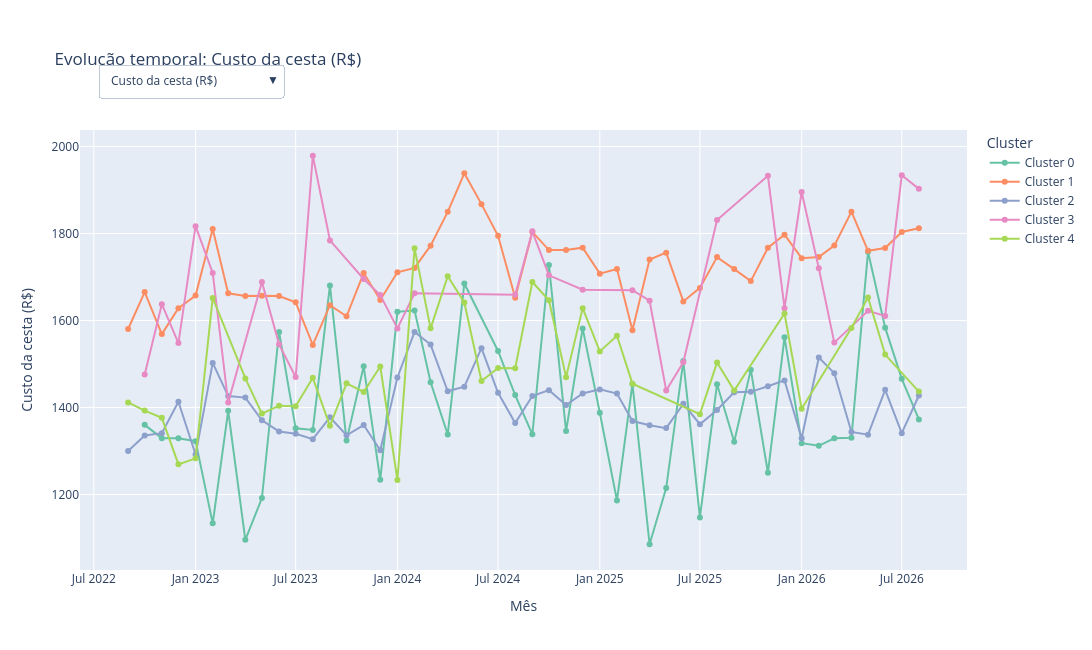

Notebook code cell kept with this figure:
### Code cell
# Evolução temporal: média mensal de cada feature dentro de cada cluster.
cluster_time = (
    gold_model.with_columns(pl.Series("cluster", labels))
    .group_by(["reference_month", "cluster"])
    .agg([pl.col(feature).mean().alias(feature) for feature in FEATURE_COLUMNS])
    .sort(["reference_month", "cluster"])
)


def time_series_for(feature):
    return [
        cluster_time.filter(pl.col("cluster") == cluster)
        for cluster in range(model_config.n_clusters)
    ]


initial_feature = "basket_cost"
initial_series = time_series_for(initial_feature)
fig_feature_time = go.Figure()
for cluster, data in enumerate(initial_series):
    fig_feature_time.add_trace(
        go.Scatter(
            x=data["reference_month"].to_list(),
            y=data[initial_feature].to_list(),
            mode="lines+markers",
            name=f"Cluster {cluster}",
            line={"color": palette[cluster % len(palette)]},
            hovertemplate=f"Cluster {cluster}<br>%{{x}}<br>%{{y:.3f}}<extra></extra>",
        )
    )
feature_buttons = []
for feature in FEATURE_COLUMNS:
    series = time_series_for(feature)
    feature_buttons.append(
        {
            "label": feature_labels[feature],
            "method": "update",
            "args": [
                {
                    "x": [data["reference_month"].to_list() for data in series],
                    "y": [data[feature].to_list() for data in series],
                },
                {
                    "title": f"Evolução temporal: {feature_labels[feature]}",
                    "yaxis": {"title": feature_labels[feature]},
                },
            ],
        }
    )
fig_feature_time.update_layout(
    title=f"Evolução temporal: {feature_labels[initial_feature]}",
    xaxis_title="Mês",
    yaxis_title=feature_labels[initial_feature],
    height=650,
    width=1200,
    updatemenus=[
        {
            "buttons": feature_buttons,
            "direction": "down",
            "x": 0.02,
            "y": 1.15,
            "xanchor": "left",
            "yanchor": "top",
            "showactive": True,
        }
    ],
    margin={"t": 130},
    legend={"title": "Cluster"},
)
fig_feature_time.show()

### Figure 1 — Plotly figure (JSON) as saved in the notebook; plotly's stock layout.template omitted (floating-point values rounded to 4 significant figures; data arrays with more than 128 entries replaced by an {"elided": "..."} marker saying what was removed)
{"data": [{"hovertemplate": "Cluster 0<br>%{x}<br>%{y:.3f}<extra></extra>", "line": {"color": "rgb(102,194,165)"}, "mode": "lines+markers", "name": "Cluster 0", "type": "scatter", "x": ["2022-10-01", "2022-11-01", "2022-12-01", "2023-01-01", "2023-02-01", "2023-03-01", "2023-04-01", "2023-05-01", "2023-06-01", "2023-07-01", "2023-08-01", "2023-09-01", "2023-10-01", "2023-11-01", "2023-12-01", "2024-01-01", "2024-02-01", "2024-03-01", "2024-04-01", "2024-05-01", "2024-07-01", "2024-08-01", "2024-09-01", "2024-10-01", "2024-11-01", "2024-12-01", "2025-01-01", "2025-02-01", "2025-03-01", "2025-04-01", "2025-05-01", "2025-06-01", "2025-07-01", "2025-08-01", "2025-09-01", "2025-10-01", "2025-11-01", "2025-12-01", "2026-01-01", "2026-02-01", "2026-03-01", "2026-04-01", "2026-05-01", "2026-06-01", "2026-07-01", "2026-08-01"], "y": [1360.0, 1330.0, 1329.0, 1323.0, 1134.0, 1392.0, 1096.0, 1192.0, 1574.0, 1352.0, 1348.0, 1681.0, 1324.0, 1495.0, 1234.0, 1620.0, 1623.0, 1458.0, 1338.0, 1685.0, 1530.0, 1429.0, 1339.0, 1728.0, 1346.0, 1582.0, 1388.0, 1186.0, 1454.0, 1086.0, 1215.0, 1507.0, 1147.0, 1454.0, 1321.0, 1487.0, 1250.0, 1561.0, 1318.0, 1312.0, 1329.0, 1330.0, 1758.0, 1584.0, 1466.0, 1373.0]}, {"hovertemplate": "Cluster 1<br>%{x}<br>%{y:.3f}<extra></extra>", "line": {"color": "rgb(252,141,98)"}, "mode": "lines+markers", "name": "Cluster 1", "type": "scatter", "x": ["2022-09-01", "2022-10-01", "2022-11-01", "2022-12-01", "2023-01-01", "2023-02-01", "2023-03-01", "2023-04-01", "2023-05-01", "2023-06-01", "2023-07-01", "2023-08-01", "2023-09-01", "2023-10-01", "2023-11-01", "2023-12-01", "2024-01-01", "2024-02-01", "2024-03-01", "2024-04-01", "2024-05-01", "2024-06-01", "2024-07-01", "2024-08-01", "2024-09-01", "2024-10-01", "2024-11-01", "2024-12-01", "2025-01-01", "2025-02-01", "2025-03-01", "2025-04-01", "2025-05-01", "2025-06-01", "2025-07-01", "2025-08-01", "2025-09-01", "2025-10-01", "2025-11-01", "2025-12-01", "2026-01-01", "2026-02-01", "2026-03-01", "2026-04-01", "2026-05-01", "2026-06-01", "2026-07-01", "2026-08-01"], "y": [1581.0, 1665.0, 1569.0, 1628.0, 1657.0, 1810.0, 1662.0, 1657.0, 1657.0, 1657.0, 1642.0, 1544.0, 1635.0, 1610.0, 1709.0, 1647.0, 1711.0, 1721.0, 1772.0, 1850.0, 1938.0, 1868.0, 1795.0, 1652.0, 1804.0, 1762.0, 1762.0, 1767.0, 1708.0, 1718.0, 1578.0, 1740.0, 1756.0, 1644.0, 1675.0, 1746.0, 1718.0, 1691.0, 1767.0, 1797.0, 1743.0, 1746.0, 1772.0, 1850.0, 1760.0, 1767.0, 1804.0, 1812.0]}, {"hovertemplate": "Cluster 2<br>%{x}<br>%{y:.3f}<extra></extra>", "line": {"color": "rgb(141,160,203)"}, "mode": "lines+markers", "name": "Cluster 2", "type": "scatter", "x": ["2022-09-01", "2022-10-01", "2022-11-01", "2022-12-01", "2023-01-01", "2023-02-01", "2023-03-01", "2023-04-01", "2023-05-01", "2023-06-01", "2023-07-01", "2023-08-01", "2023-09-01", "2023-10-01", "2023-11-01", "2023-12-01", "2024-01-01", "2024-02-01", "2024-03-01", "2024-04-01", "2024-05-01", "2024-06-01", "2024-07-01", "2024-08-01", "2024-09-01", "2024-10-01", "2024-11-01", "2024-12-01", "2025-01-01", "2025-02-01", "2025-03-01", "2025-04-01", "2025-05-01", "2025-06-01", "2025-07-01", "2025-08-01", "2025-09-01", "2025-10-01", "2025-11-01", "2025-12-01", "2026-01-01", "2026-02-01", "2026-03-01", "2026-04-01", "2026-05-01", "2026-06-01", "2026-07-01", "2026-08-01"], "y": [1300.0, 1336.0, 1341.0, 1413.0, 1292.0, 1503.0, 1426.0, 1423.0, 1371.0, 1345.0, 1340.0, 1327.0, 1377.0, 1336.0, 1360.0, 1302.0, 1469.0, 1574.0, 1545.0, 1437.0, 1448.0, 1537.0, 1434.0, 1364.0, 1426.0, 1440.0, 1406.0, 1432.0, 1442.0, 1432.0, 1369.0, 1359.0, 1353.0, 1409.0, 1362.0, 1394.0, 1435.0, 1436.0, 1449.0, 1462.0, 1329.0, 1515.0, 1479.0, 1344.0, 1338.0, 1441.0, 1341.0, 1428.0]}, {"hovertemplate": "Cluster 3<br>%{x}<br>%{y:.3f}<extra></extra>", "line": {"color": "rgb(231,138,195)"}, "mode": "lines+markers", "name": "Cluster 3", "type": "scatter", "x": ["2022-10-01", "2022-11-01", "2022-12-01", "2023-01-01", "2023-02-01", "2023-03-01", "2023-05-01", "2023-06-01", "2023-07-01", "2023-08-01", "2023-09-01", "2023-11-01", "2023-12-01", "2024-01-01", "2024-02-01", "2024-08-01", "2024-09-01", "2024-10-01", "2024-12-01", "2025-03-01", "2025-04-01", "2025-05-01", "2025-06-01", "2025-08-01", "2025-11-01", "2025-12-01", "2026-01-01", "2026-02-01", "2026-03-01", "2026-05-01", "2026-06-01", "2026-07-01", "2026-08-01"], "y": [1476.0, 1638.0, 1548.0, 1817.0, 1710.0, 1412.0, 1688.0, 1545.0, 1470.0, 1979.0, 1784.0, 1696.0, 1659.0, 1582.0, 1663.0, 1659.0, 1805.0, 1704.0, 1671.0, 1670.0, 1646.0, 1439.0, 1504.0, 1831.0, 1933.0, 1628.0, 1895.0, 1720.0, 1549.0, 1622.0, 1611.0, 1934.0, 1903.0]}, {"hovertemplate": "Cluster 4<br>%{x}<br>%{y:.3f}<extra></extra>", "line": {"color": "rgb(166,216,84)"}, "mode": "lines+markers", "name": "Cluster 4", "type": "scatter", "x": ["2022-09-01", "2022-10-01", "2022-11-01", "2022-12-01", "2023-01-01", "2023-02-01", "2023-04-01", "2023-05-01", "2023-06-01", "2023-07-01", "2023-08-01", "2023-09-01", "2023-10-01", "2023-11-01", "2023-12-01", "2024-01-01", "2024-02-01", "2024-03-01", "2024-04-01", "2024-05-01", "2024-06-01", "2024-07-01", "2024-08-01", "2024-09-01", "2024-10-01", "2024-11-01", "2024-12-01", "2025-01-01", "2025-02-01", "2025-03-01", "2025-07-01", "2025-08-01", "2025-09-01", "2025-12-01", "2026-01-01", "2026-04-01", "2026-05-01", "2026-06-01", "2026-08-01"], "y": [1412.0, 1393.0, 1376.0, 1269.0, 1283.0, 1652.0, 1467.0, 1386.0, 1404.0, 1403.0, 1468.0, 1358.0, 1456.0, 1436.0, 1494.0, 1233.0, 1766.0, 1582.0, 1702.0, 1642.0, 1461.0, 1491.0, 1490.0, 1689.0, 1646.0, 1470.0, 1629.0, 1529.0, 1565.0, 1455.0, 1385.0, 1503.0, 1439.0, 1616.0, 1397.0, 1583.0, 1653.0, 1522.0, 1437.0]}], "layout": {"height": 650, "legend": {"title": {"text": "Cluster"}}, "margin": {"t": 130}, "title": {"text": "Evolução temporal: Custo da cesta (R$)"}, "updatemenus": [{"buttons": [{"args": [{"x": {"elided": "5 rows, 214 str values in total"}, "y": {"elided": "5 rows, 214 float values in total"}}, {"title": "Evolução temporal: Custo da cesta (R$)", "yaxis": {"title": "Custo da cesta (R$)"}}], "label": "Custo da cesta (R$)", "method": "update"}, {"args": [{"x": {"elided": "5 rows, 214 str values in total"}, "y": {"elided": "5 rows, 214 float values in total"}}, {"title": "Evolução temporal: Custo versus mercado (%)", "yaxis": {"title": "Custo versus mercado (%)"}}], "label": "Custo versus mercado (%)", "method": "update"}, {"args": [{"x": {"elided": "5 rows, 214 str values in total"}, "y": {"elided": "5 rows, 214 float values in total"}}, {"title": "Evolução temporal: Variação mensal", "yaxis": {"title": "Variação mensal"}}], "label": "Variação mensal", "method": "update"}, {"args": [{"x": {"elided": "5 rows, 214 str values in total"}, "y": {"elided": "5 rows, 214 float values in total"}}, {"title": "Evolução temporal: Preço relativo médio (log)", "yaxis": {"title": "Preço relativo médio (log)"}}], "label": "Preço relativo médio (log)", "method": "update"}, {"args": [{"x": {"elided": "5 rows, 214 str values in total"}, "y": {"elided": "5 rows, 214 float values in total"}}, {"title": "Evolução temporal: IQR relativo médio", "yaxis": {"title": "IQR relativo médio"}}], "label": "IQR relativo médio", "method": "update"}], "direction": "down", "showactive": true, "x": 0.02, "xanchor": "left", "y": 1.15, "yanchor": "top"}], "width": 1200, "xaxis": {"title": {"text": "Mês"}}, "yaxis": {"title": {"text": "Custo da cesta (R$)"}}}}
